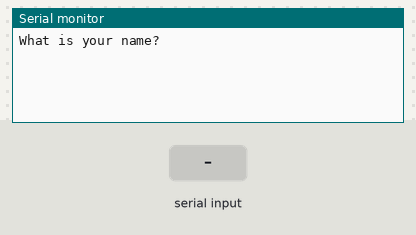
Simulated run of this sketch. Board: Arduino Uno, built with avr-gcc and run on an emulated ATmega328P. Parts: the last lines printed to the serial monitor. Inputs (shaded band) come from the test bench.

Above: at 3.2 s.
3.3 s: "1\n" received over Serial
At 4.5 s:
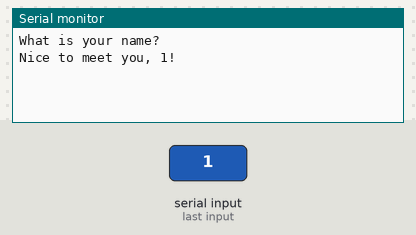
4.8 s: "0\n" received over Serial
At 5.7 s:
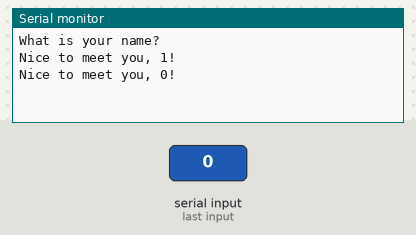
6.3 s: "2\n" received over Serial
At 6.9 s:
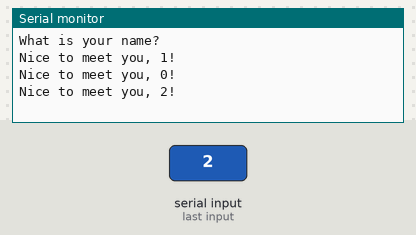

Measured:
- after the input at 3.3 s, the serial monitor: prints a new line at once (image 1)
- after the input at 4.8 s, the serial monitor: prints a new line at once (image 2)
- after the input at 6.3 s, the serial monitor: prints a new line at once (image 3)

The sketch:

tt_v2.ino
```cpp
String my_name;

void setup() {
    Serial.begin(9600);

    delay(2000);

    Serial.println("What is your name?");
}


void loop() {
    if(Serial.available()){
        my_name = Serial.readStringUntil('\n');

        Serial.println("Nice to meet you, " + my_name + "!");
    }
}
```
